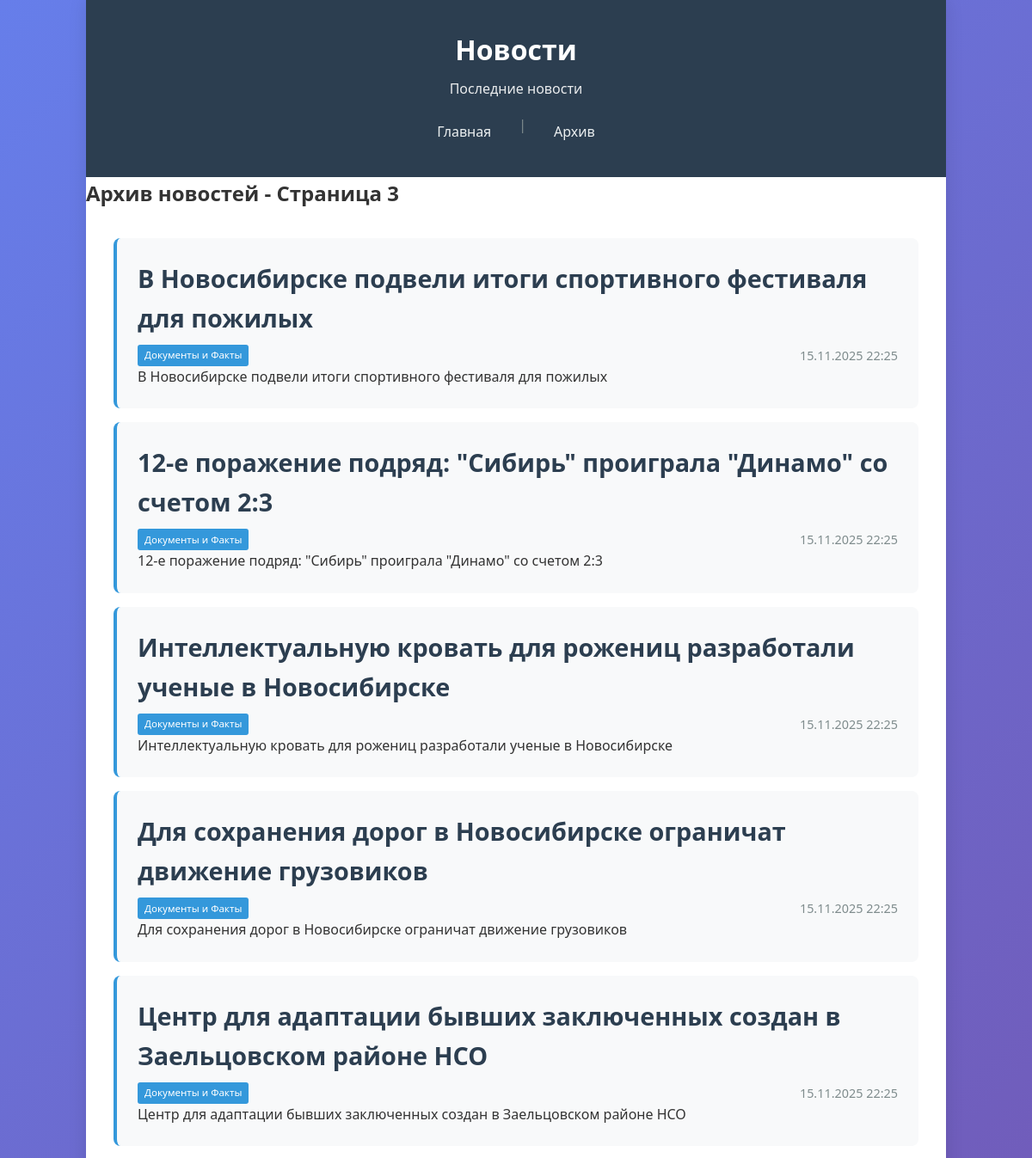
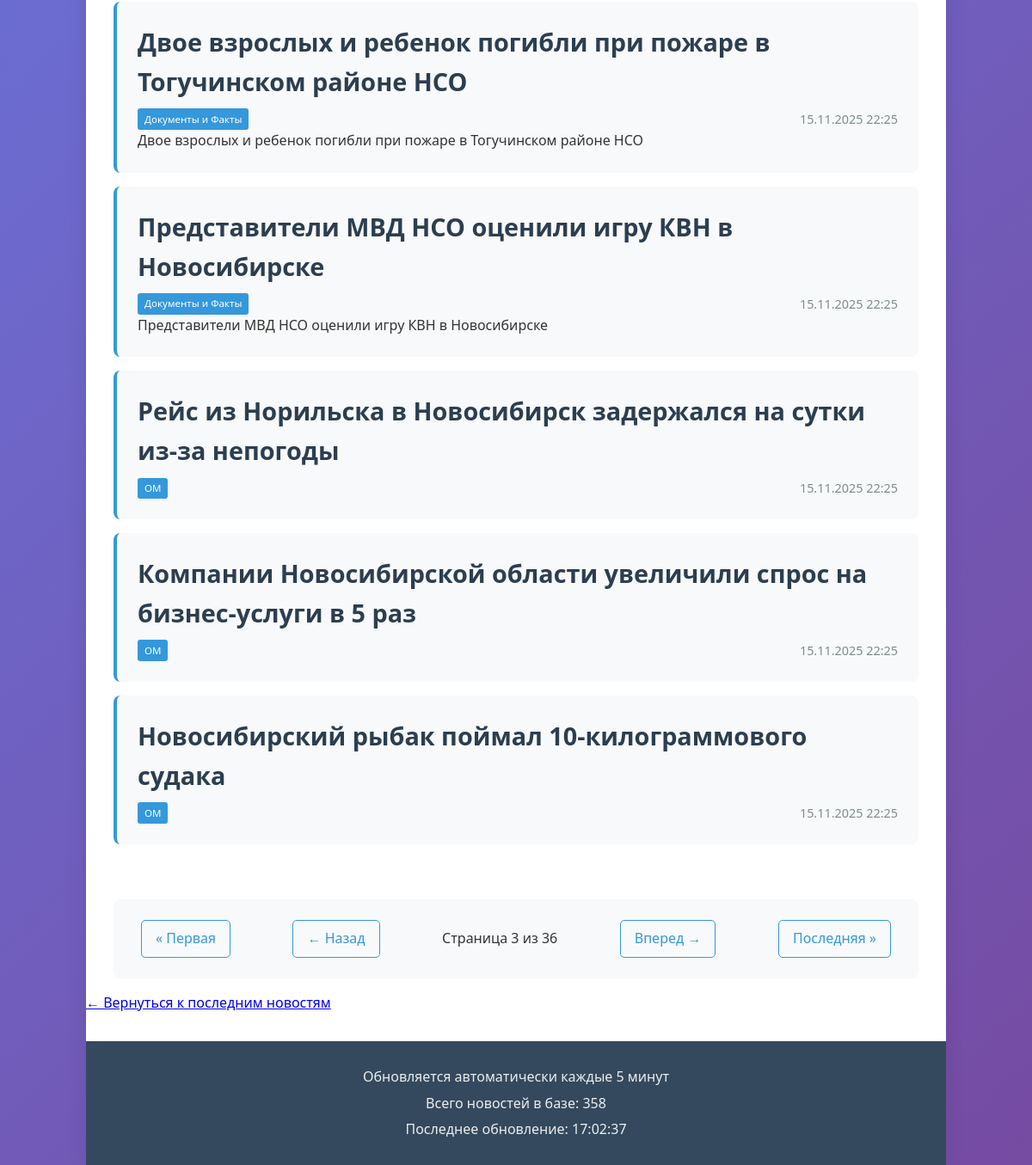
/?page=3, run on the app's committed database (2 pictures, top to bottom).
### tables this page shows
CREATE TABLE NewsItem (
                title TEXT NOT NULL,
                url TEXT NOT NULL UNIQUE,
                date TEXT NOT NULL,
                source TEXT NOT NULL,
                content TEXT,
                created_at INTEGER NOT NULL
            );

### app.py (the view, shortened to what this page needs)
@app.route('/')
def index():
    page = request.args.get('page', 1, type=int)
    news = db.get_latest_news(count=10, page=page)
    total_pages = db.get_total_pages(per_page=10)
    if page > 1:
        return render_template('page.html',
                               news=news,
                               current_page=page,
                               total_pages=total_pages,
                               total_news=db.get_news_count(),
                               now=datetime.now())

### dataBase.py (called while the page is built)
    def _connect(self):
        return sqlite3.connect(self.db_path, check_same_thread=False, timeout=10)

    def get_latest_news(self, count=10, page=1):
        offset = (page - 1) * count
        with self._connect() as conn:
            cursor = conn.cursor()
            cursor.execute('''
                SELECT title, url, date, source, content, created_at
                FROM NewsItem
                ORDER BY created_at DESC
                LIMIT ? OFFSET ?
            ''', (count, offset))
            rows = cursor.fetchall()
            return [NewsItem(*row[:5]) for row in rows]

    def get_news_count(self):
        with self._connect() as conn:
            cursor = conn.cursor()
            cursor.execute('SELECT COUNT(*) FROM NewsItem')
            return cursor.fetchone()[0]

    def get_total_pages(self, per_page=10):
        total = self.get_news_count()
        return (total + per_page - 1) // per_page

### templates/page.html
{% extends "base.html" %}
{% block content %}
<div class="page-header">
    <h2>Архив новостей - Страница {{ current_page }}</h2>
</div>
<div class="news-container">
    {% for item in news %}
    <article class="news-item">
        <h2 class="news-title">
            <a href="{{ item.link }}" class="news-link" data-id="{{ item.link }}" target="_blank">{{ item.title }}</a>
        </h2>
        <div class="news-meta">
            <span class="news-source">{{ item.source }}</span>
            <span class="news-date">{{ item.date }}</span>
        </div>
        {% if item.content %}
        <div class="news-content">
            <p>{{ item.content[:200] }}{% if item.content|length > 200 %}...{% endif %}</p>
        </div>
        {% endif %}
    </article>
    {% else %}
    <div class="no-news">
        <p>На этой странице нет новостей.</p>
    </div>
    {% endfor %}
</div>
<div class="pagination">
    {% if current_page > 1 %}
        <a href="{{ url_for('index', page=1) }}" class="pagination-first">« Первая</a>
        <a href="{{ url_for('index', page=current_page-1) }}" class="pagination-prev">← Назад</a>
    {% endif %}
    <span class="pagination-info">Страница {{ current_page }} из {{ total_pages }}</span>
    {% if current_page < total_pages %}
        <a href="{{ url_for('index', page=current_page+1) }}" class="pagination-next">Вперед →</a>
        <a href="{{ url_for('index', page=total_pages) }}" class="pagination-last">Последняя »</a>
    {% endif %}
</div>
<div class="back-to-main">
    <a href="{{ url_for('index') }}">← Вернуться к последним новостям</a>
</div>
{% endblock %}

### static/style.css (style rules this page uses)
* { margin: 0; padding: 0; box-sizing: border-box; }
body { font-family: 'Segoe UI', Tahoma, Geneva, Verdana, sans-serif; line-height: 1.6; color: #333; background: linear-gradient(135deg, #667eea 0%, #764ba2 100%); min-height: 100vh; }
.news-container { padding: 2rem; }
.news-item { background: #f8f9fa; border-left: 4px solid #3498db; padding: 1.5rem; margin-bottom: 1rem; border-radius: 8px; transition: transform 0.2s, box-shadow 0.2s; }
.news-title { margin-bottom: 0.5rem; }
.news-title a { color: #2c3e50; text-decoration: none; font-size: 1.2em; font-weight: 600; }
.news-meta { display: flex; justify-content: space-between; align-items: center; font-size: 0.9em; color: #7f8c8d; margin-top: 0.5rem; }
.news-source { background: #3498db; color: white; padding: 0.2rem 0.5rem; border-radius: 3px; font-size: 0.8em; }
.pagination { display: flex; justify-content: space-between; align-items: center; padding: 1.5rem 2rem; background: #f8f9fa; border-radius: 8px; margin: 1rem 2rem; }
.pagination a { color: #3498db; text-decoration: none; padding: 0.5rem 1rem; border: 1px solid #3498db; border-radius: 5px; transition: all 0.3s; }

### data on the page
NewsItem: title "В Новосибирске подвели итоги спортивного фестиваля для пожилых", source "Документы и Факты", date "15.11.2025 22:25", content "В Новосибирске подвели итоги спортивного фестиваля для пожилых"
NewsItem: title "12-е поражение подряд: \"Сибирь\" проиграла \"Динамо\" со счетом 2:3", source "Документы и Факты", date "15.11.2025 22:25", content "12-е поражение подряд: \"Сибирь\" проиграла \"Динамо\" со счетом 2:3"
NewsItem: title "Интеллектуальную кровать для рожениц разработали ученые в Новосибирске", source "Документы и Факты", date "15.11.2025 22:25", content "Интеллектуальную кровать для рожениц разработали ученые в Новосибирске"
NewsItem: title "Для сохранения дорог в Новосибирске ограничат движение грузовиков", source "Документы и Факты", date "15.11.2025 22:25", content "Для сохранения дорог в Новосибирске ограничат движение грузовиков"
NewsItem: title "Центр для адаптации бывших заключенных создан в Заельцовском районе НСО", source "Документы и Факты", date "15.11.2025 22:25", content "Центр для адаптации бывших заключенных создан в Заельцовском районе НСО"
NewsItem: title "Двое взрослых и ребенок погибли при пожаре в Тогучинском районе НСО", source "Документы и Факты", date "15.11.2025 22:25", content "Двое взрослых и ребенок погибли при пожаре в Тогучинском районе НСО"
NewsItem: title "Представители МВД НСО оценили игру КВН в Новосибирске", source "Документы и Факты", date "15.11.2025 22:25", content "Представители МВД НСО оценили игру КВН в Новосибирске"
NewsItem: title "Рейс из Норильска в Новосибирск задержался на сутки из-за непогоды", source "ОМ", date "15.11.2025 22:25"
NewsItem: title "Компании Новосибирской области увеличили спрос на бизнес-услуги в 5 раз", source "ОМ", date "15.11.2025 22:25"
NewsItem: title "Новосибирский рыбак поймал 10-килограммового судака", source "ОМ", date "15.11.2025 22:25"

### other printed values
{{ current_page }} "3"
{{ total_pages }} "36"
{{ total_news }} "358"
